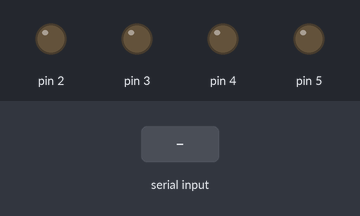
Recording of a sketch running on a simulated Arduino Uno, built with avr-gcc and run on an emulated ATmega328P. On the bench: output pins drawn as LEDs (lit = HIGH). Inputs (shaded band) come from the test bench.

Above: at 1.2 s.
1.3 s: "A" received over Serial
At 2.5 s:
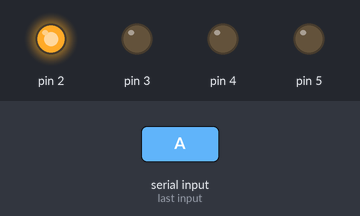
2.8 s: "B" received over Serial
At 3.8 s:
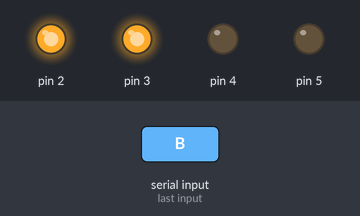
4.3 s: "C" received over Serial
At 5.0 s:
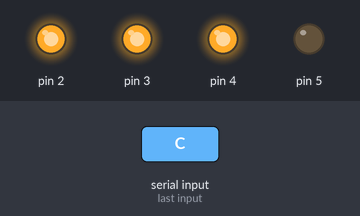
5.8 s: "D" received over Serial
At 6.1 s:
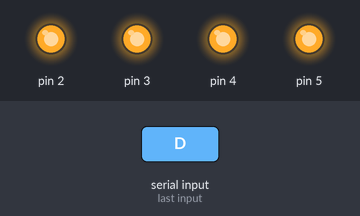
Timing chart, 0 to 8.3 s (numbered marks = the images above; inputs shaded):
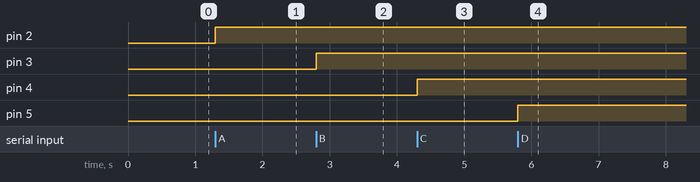

Measured:
- after the input at 1.3 s, pin 2: LOW → HIGH at once
- after the input at 2.8 s, pin 3: LOW → HIGH at once
- after the input at 4.3 s, pin 4: LOW → HIGH at once
- after the input at 5.8 s, pin 5: LOW → HIGH at once

The sketch:

sketch_jun16a.ino
```cpp
void setup() {
  // put your setup code here, to run once:
Serial.begin(9600);  //using Serial.read() function
pinMode(2,OUTPUT);
pinMode(3,OUTPUT);
pinMode(4,OUTPUT);
pinMode(5,OUTPUT);
}

void loop() {
  // put your main code here, to run repeatedly:
   char st;

 st=Serial.read();
if(st=='A')
{
  digitalWrite(2,1);

}
else if(st=='B')
{
  digitalWrite(3,1);

}
else if(st=='C')
{
  digitalWrite(4,1);

}
else if(st=='D')
{
  digitalWrite(5,1);

}
}
```
